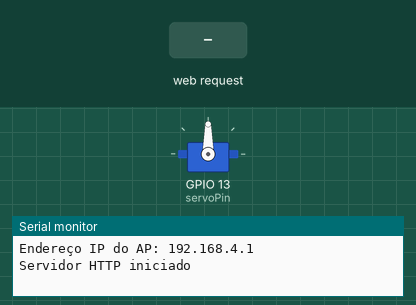
A sketch run on a simulated ESP32. Parts: servo, the last lines printed to the serial monitor. Inputs (shaded band) come from the test bench.

Above: at 1.2 s.
1.3 s: HTTP request GET /rotate?dir=cw received
At 3.1 s:
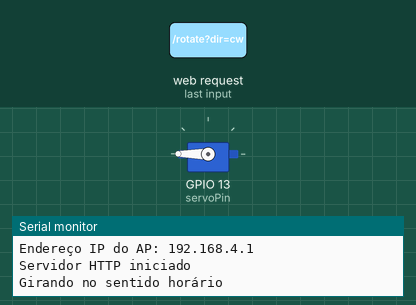
4.3 s: HTTP request GET /servo?value=cw received
At 5.0 s:
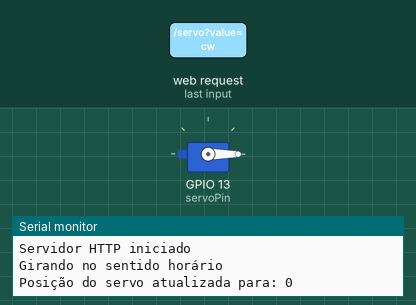
5.8 s: HTTP request GET /rotate?dir=cw received
At 6.25 s:
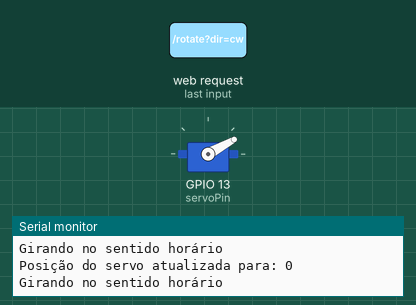
8.8 s: HTTP request GET /servo?value=ccw received
At 9.6 s:
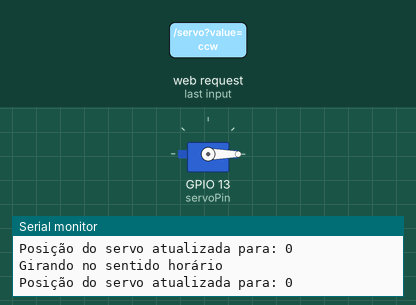
Timing chart, 0 to 11.3 s (numbered marks = the images above; inputs shaded):
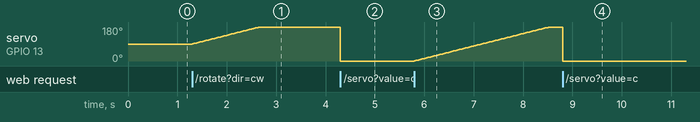

The sketch:

control_servo_esp32V1.ino
```cpp
#include <WiFi.h>
#include <WebServer.h>
#include <ESP32Servo.h>

// Configurações do ponto de acesso Wi-Fi
const char* ssid = "ESP32_Servo_Control";
const char* password = "12345678";

// Pino do servo motor
const int servoPin = 13;

// Criação dos objetos
WebServer server(80);
Servo myservo;

// Variáveis para controle do servo
int servoPos = 90;
bool rotatingCW = false;  // Rotação no sentido horário
bool rotatingCCW = false; // Rotação no sentido anti-horário
unsigned long lastRotationTime = 0;
const int rotationDelay = 15; // Atraso entre movimentos (ms)

// Página HTML atualizada
const char* htmlPage = R"rawliteral(
<!DOCTYPE html>
<html>
<head>
  <meta name="viewport" content="width=device-width, initial-scale=1">
  <title>Controle de Servo Motor</title>
  <style>
    body {
      font-family: Arial, sans-serif;
      text-align: center;
      margin: 0;
      padding: 20px;
      background-color: #f4f4f4;
    }
    .container {
      max-width: 400px;
      margin: 0 auto;
      background: white;
      padding: 20px;
      border-radius: 10px;
      box-shadow: 0 0 10px rgba(0,0,0,0.1);
    }
    h1 {
      color: #333;
    }
    .slider-container {
      margin: 30px 0;
    }
    .slider {
      width: 100%;
      height: 15px;
      -webkit-appearance: none;
      appearance: none;
      background: #ddd;
      outline: none;
      border-radius: 10px;
    }
    .slider::-webkit-slider-thumb {
      -webkit-appearance: none;
      appearance: none;
      width: 25px;
      height: 25px;
      border-radius: 50%;
      background: #4CAF50;
      cursor: pointer;
    }
    .value-display {
      font-size: 24px;
      margin: 10px 0;
    }
    .btn {
      background-color: #4CAF50;
      color: white;
      border: none;
      padding: 10px 20px;
      text-align: center;
      text-decoration: none;
      display: inline-block;
      font-size: 16px;
      margin: 4px 2px;
      cursor: pointer;
      border-radius: 5px;
    }
    .btn-rotate {
      background-color: #2196F3;
    }
    .btn-stop {
      background-color: #f44336;
    }
    .btn-group {
      margin: 15px 0;
    }
  </style>
</head>
<body>
  <div class="container">
    <h1>Controle de Servo Motor</h1>
    <div class="slider-container">
      <input type="range" min="0" max="180" value="90" class="slider" id="servoSlider" oninput="updateServo(this.value)">
      <div class="value-display">Posição: <span id="servoValue">90</span>°</div>
    </div>

    <div class="btn-group">
      <button class="btn" onclick="moveServo(0)">0°</button>
      <button class="btn" onclick="moveServo(90)">90°</button>
      <button class="btn" onclick="moveServo(180)">180°</button>
    </div>

    <div class="btn-group">
      <button class="btn btn-rotate" onclick="rotateServo('cw')">Girar Horário</button>
      <button class="btn btn-rotate" onclick="rotateServo('ccw')">Girar Anti-Horário</button>
      <button class="btn btn-stop" onclick="stopRotation()">Parar</button>
    </div>
  </div>

  <script>
    function updateServo(pos) {
      document.getElementById("servoValue").innerHTML = pos;
      fetch("/servo?value=" + pos)
        .then(response => {
          console.log("Posição atualizada para " + pos + "°");
        });
    }

    function moveServo(pos) {
      document.getElementById("servoSlider").value = pos;
      updateServo(pos);
      // Envia comando para parar rotação contínua
      fetch("/rotate?dir=stop");
    }

    function rotateServo(direction) {
      fetch("/rotate?dir=" + direction)
        .then(response => {
          console.log("Comando de rotação: " + direction);
        });
    }

    function stopRotation() {
      rotateServo('stop');
    }
  </script>
</body>
</html>
)rawliteral";

void setup() {
  Serial.begin(115200);

  // Configura o servo motor
  ESP32PWM::allocateTimer(0);
  myservo.setPeriodHertz(50);  // Standard 50hz servo
  myservo.attach(servoPin, 500, 2400); // Ajuste esses valores se necessário
  myservo.write(servoPos);

  // Cria o ponto de acesso Wi-Fi
  WiFi.softAP(ssid, password);
  IPAddress IP = WiFi.softAPIP();
  Serial.print("Endereço IP do AP: ");
  Serial.println(IP);

  // Configura as rotas do servidor web
  server.on("/", HTTP_GET, []() {
    server.send(200, "text/html", htmlPage);
  });

  server.on("/servo", HTTP_GET, []() {
    if (server.hasArg("value")) {
      rotatingCW = false;
      rotatingCCW = false;
      servoPos = server.arg("value").toInt();
      myservo.write(servoPos);
      Serial.print("Posição do servo atualizada para: ");
      Serial.println(servoPos);
    }
    server.send(200, "text/plain", "OK");
  });

  server.on("/rotate", HTTP_GET, []() {
    if (server.hasArg("dir")) {
      String direction = server.arg("dir");
      if (direction == "cw") {
        rotatingCW = true;
        rotatingCCW = false;
        Serial.println("Girando no sentido horário");
      } else if (direction == "ccw") {
        rotatingCW = false;
        rotatingCCW = true;
        Serial.println("Girando no sentido anti-horário");
      } else if (direction == "stop") {
        rotatingCW = false;
        rotatingCCW = false;
        Serial.println("Parando rotação");
      }
    }
    server.send(200, "text/plain", "OK");
  });

  // Inicia o servidor
  server.begin();
  Serial.println("Servidor HTTP iniciado");
}

void loop() {
  server.handleClient();

  // Controle da rotação contínua
  if (rotatingCW || rotatingCCW) {
    if (millis() - lastRotationTime >= rotationDelay) {
      if (rotatingCW && servoPos < 180) {
        servoPos++;
      } else if (rotatingCCW && servoPos > 0) {
        servoPos--;
      }

      myservo.write(servoPos);
      lastRotationTime = millis();
    }
  }
}
```

Measured:
- after the input at 1.3 s, servo on GPIO 13 (servoPin): moves from 90° to 180° over 1.4 s, starting at once
- after the input at 4.3 s, servo on GPIO 13 (servoPin): 180° → 0° at once
- after the input at 5.8 s, servo on GPIO 13 (servoPin): moves from 0° to 180° over 2.7 s, starting at once
- after the input at 8.8 s, servo on GPIO 13 (servoPin): 180° → 0° at once
